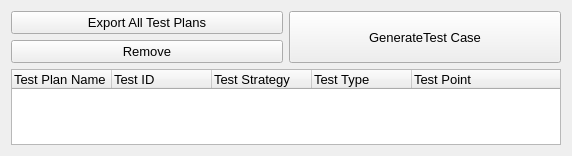
             <widget class="QWidget" name="layoutWidget_2">
              <layout class="QGridLayout" name="gridLayout_9">
               <item row="1" column="0">
                <widget class="QPushButton" name="btn_remove_test_case">
                 <property name="enabled">
                  <bool>true</bool>
                 </property>
                 <property name="sizePolicy">
                  <sizepolicy hsizetype="Minimum" vsizetype="Minimum">
                   <horstretch>0</horstretch>
                   <verstretch>0</verstretch>
                  </sizepolicy>
                 </property>
                 <property name="minimumSize">
                  <size>
                   <width>0</width>
                   <height>0</height>
                  </size>
                 </property>
                 <property name="font">
                  <font>
                   <family>Segoe UI</family>
                   <pointsize>10</pointsize>
                  </font>
                 </property>
                 <property name="styleSheet">
                  <string notr="true">* {
    font-family: &quot;Segoe UI&quot;;
    font-size: 10pt;
    /* 添加其他字体样式属性，如颜色等 */
}</string>
                 </property>
                 <property name="text">
                  <string>Remove</string>
                 </property>
                </widget>
               </item>
               <item row="0" column="1" rowspan="2">
                <widget class="QPushButton" name="btn_generate_test_case">
                 <property name="sizePolicy">
                  <sizepolicy hsizetype="Minimum" vsizetype="Minimum">
                   <horstretch>0</horstretch>
                   <verstretch>0</verstretch>
                  </sizepolicy>
                 </property>
                 <property name="minimumSize">
                  <size>
                   <width>0</width>
                   <height>0</height>
                  </size>
                 </property>
                 <property name="font">
                  <font>
                   <family>Segoe UI</family>
                   <pointsize>10</pointsize>
                  </font>
                 </property>
                 <property name="styleSheet">
                  <string notr="true">* {
    font-family: &quot;Segoe UI&quot;;
    font-size: 10pt;
    /* 添加其他字体样式属性，如颜色等 */
}</string>
                 </property>
                 <property name="text">
                  <string>GenerateTest Case</string>
                 </property>
                </widget>
               </item>
               <item row="0" column="0">
                <widget class="QPushButton" name="btn_export_test_plans">
                 <property name="sizePolicy">
                  <sizepolicy hsizetype="Minimum" vsizetype="Minimum">
                   <horstretch>0</horstretch>
                   <verstretch>0</verstretch>
                  </sizepolicy>
                 </property>
                 <property name="minimumSize">
                  <size>
                   <width>0</width>
                   <height>0</height>
                  </size>
                 </property>
                 <property name="font">
                  <font>
                   <family>Segoe UI</family>
                   <pointsize>10</pointsize>
                  </font>
                 </property>
                 <property name="styleSheet">
                  <string notr="true">* {
    font-family: &quot;Segoe UI&quot;;
    font-size: 10pt;
    /* 添加其他字体样式属性，如颜色等 */
}</string>
                 </property>
                 <property name="text">
                  <string>Export All Test Plans</string>
                 </property>
                </widget>
               </item>
               <item row="2" column="0" colspan="2">
                <widget class="QTreeWidget" name="table_test_plan_api_list">
                 <property name="sizePolicy">
                  <sizepolicy hsizetype="Minimum" vsizetype="Expanding">
                   <horstretch>0</horstretch>
                   <verstretch>0</verstretch>
                  </sizepolicy>
                 </property>
                 <property name="minimumSize">
                  <size>
                   <width>550</width>
                   <height>0</height>
                  </size>
                 </property>
                 <property name="font">
                  <font>
                   <family>Segoe UI</family>
                   <pointsize>10</pointsize>
                  </font>
                 </property>
                 <property name="styleSheet">
                  <string notr="true">* {
    font-family: &quot;Segoe UI&quot;;
    font-size: 10pt;
    /* 添加其他字体样式属性，如颜色等 */
}</string>
                 </property>
                 <property name="sizeAdjustPolicy">
                  <enum>QAbstractScrollArea::AdjustToContents</enum>
                 </property>
                 <property name="editTriggers">
                  <set>QAbstractItemView::NoEditTriggers</set>
                 </property>
                 <property name="dragEnabled">
                  <bool>false</bool>
                 </property>
                 <property name="selectionMode">
                  <enum>QAbstractItemView::ContiguousSelection</enum>
                 </property>
                 <column>
                  <property name="text">
                   <string>Test Plan Name</string>
                  </property>
                 </column>
                 <column>
                  <property name="text">
                   <string>Test ID</string>
                  </property>
                 </column>
                 <column>
                  <property name="text">
                   <string>Test Strategy</string>
                  </property>
                 </column>
                 <column>
                  <property name="text">
                   <string>Test Type</string>
                  </property>
                 </column>
                 <column>
                  <property name="text">
                   <string>Test Point</string>
                  </property>
                 </column>
                </widget>
               </item>
              </layout>
             </widget>
